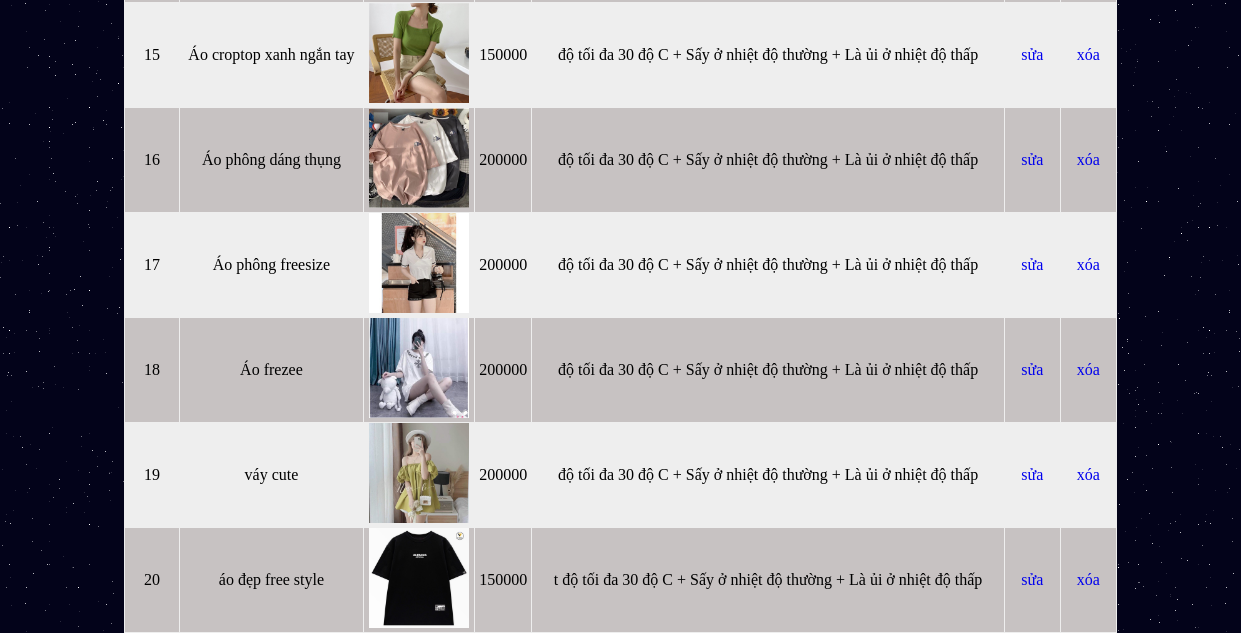
Before: /admin/products/index.php (signed in, lower part) with the older database file.
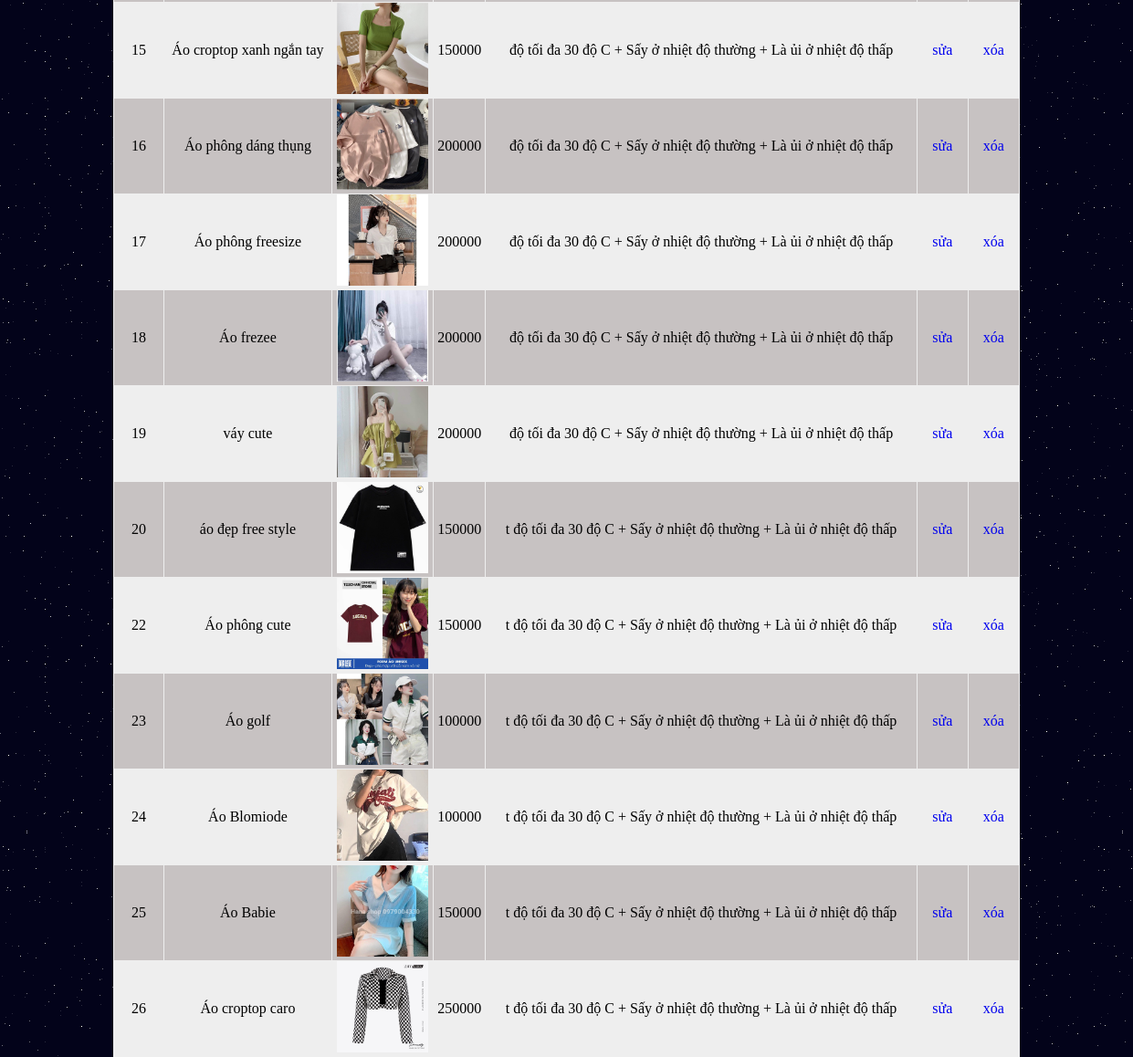
After: the same page with the newer database file.
### tables this page shows
CREATE TABLE `products` (
  `id` int(11) NOT NULL,
  `name` varchar(50) NOT NULL,
  `image` varchar(200) NOT NULL,
  `price` float NOT NULL,
  `description` text NOT NULL,
  `manufacturer_id` int(11) NOT NULL
);

### admin/products/index.php (the view, shortened to what this page needs)
<!DOCTYPE html>
<html lang="en">
<head>
  <link rel="stylesheet" href="../css/menu.css">
  <link rel="stylesheet" href="../css/table.css">
  <link rel="stylesheet" href="../css/bg-galaxy.css">
</head>
<body>
  <?php
  include '../connect.php';
  $sql = "select * from products";
  $result = mysqli_query($connect, $sql);
  ?>
  <table border="1" width="100%" id="table2excel">
    <?php foreach ($result as $each) : ?>
      <tr>
        <td><?php echo $each['id'] ?></td>
        <td><?php echo $each['name'] ?></td>
        <td><img src="photos/<?php echo $each['image'] ?>" height="100"></td>
        <td><?php echo $each['price'] ?></td>
        <td><?php echo substr("$each[description]", -100) ?></td>
        <td>
          <a href="form_update.php?id=<?php echo $each['id'] ?>">sửa</a>
        </td>
        <td>
          <a href="delete.php?id=<?php echo $each['id'] ?>">xóa</a>
        </td>
      </tr>
    <?php endforeach ?>
  </table>
</body>
</html>

Changed rows visible on the page:
added products: id "22", name "Áo phông cute", image (picture), price "150000", description "t độ tối đa 30 độ C + Sấy ở nhiệt độ thường + Là ủi ở nhiệt độ thấp"
added products: id "23", name "Áo golf", image (picture), price "100000", description "t độ tối đa 30 độ C + Sấy ở nhiệt độ thường + Là ủi ở nhiệt độ thấp"
added products: id "24", name "Áo Blomiode", image (picture), price "100000", description "t độ tối đa 30 độ C + Sấy ở nhiệt độ thường + Là ủi ở nhiệt độ thấp"
added products: id "25", name "Áo Babie", image (picture), price "150000", description "t độ tối đa 30 độ C + Sấy ở nhiệt độ thường + Là ủi ở nhiệt độ thấp"
added products: id "26", name "Áo croptop caro", image (picture), price "250000", description "t độ tối đa 30 độ C + Sấy ở nhiệt độ thường + Là ủi ở nhiệt độ thấp"
